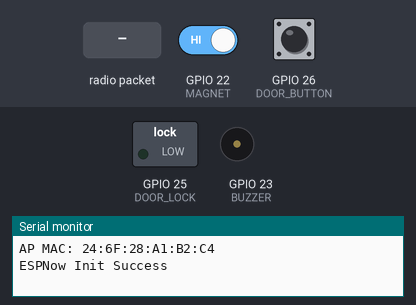
Recording of a sketch running on a simulated ESP32. Parts: switched loads named in the sketch (green lamp = pin HIGH), buzzer (waves = sounding, pin HIGH), the last lines printed to the serial monitor. The test bench sets the inputs (shaded band); at power-on: GPIO 26 (DOOR_BUTTON) LOW, GPIO 22 (MAGNET) HIGH.

Above: at 3.2 s.
3.3 s: GPIO 26 (DOOR_BUTTON) pulled HIGH for 3.2 s
At 3.8 s:
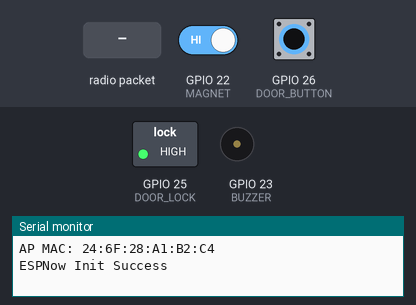
8.8 s: radio packet "OPEN_DOOR" arrives
At 9.3 s:
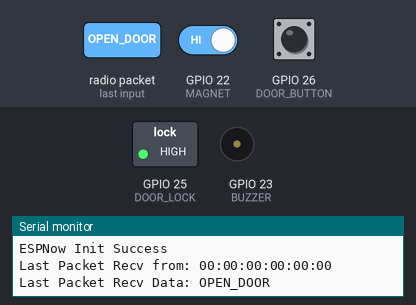
12.3 s: GPIO 22 (MAGNET) driven LOW
At 13.0 s:
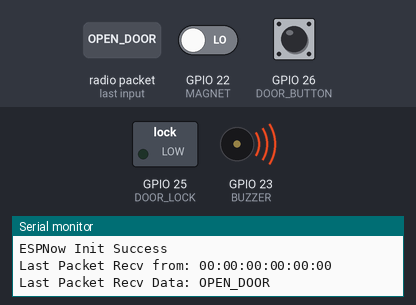
13.8 s: GPIO 26 (DOOR_BUTTON) pulled HIGH for 0.15 s
At 14.2 s:
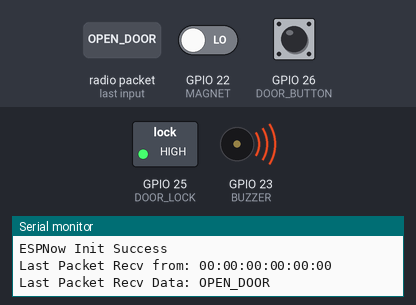
16.9 s: GPIO 26 (DOOR_BUTTON) pulled HIGH for 1 s
At 19.3 s:
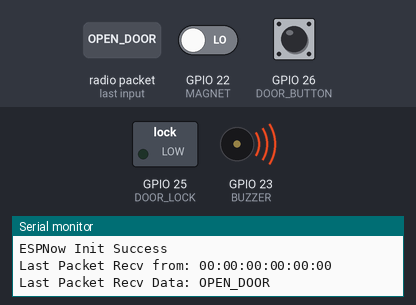
Timing chart, 0 to 20.8 s (numbered marks = the images above; inputs shaded):
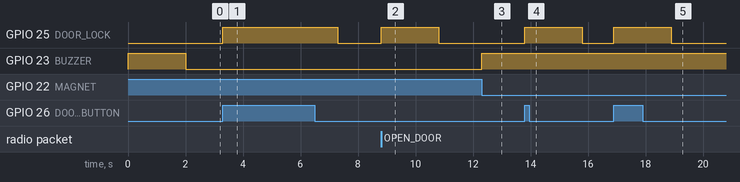

Measured:
- after the input at 3.3 s, GPIO 25 (DOOR_LOCK): LOW → HIGH at once, → LOW 4.0 s later
- after the input at 8.8 s, GPIO 25 (DOOR_LOCK): LOW → HIGH at once, → LOW 2.0 s later
- after the input at 12.3 s, GPIO 23 (BUZZER): LOW → HIGH at once
- after the input at 13.8 s, GPIO 25 (DOOR_LOCK): LOW → HIGH at once, → LOW 2.0 s later
- after the input at 16.9 s, GPIO 25 (DOOR_LOCK): LOW → HIGH at once, → LOW 2.0 s later

The sketch:

Actuator.ino
```cpp
#include <esp_now.h>
#include <WiFi.h>
#include <cstring>

#define CHANNEL 1
#define MAGNET 22
#define BUZZER 23
#define DOOR_LOCK 25
#define DOOR_BUTTON 26

// Init ESP Now with fallback
void InitESPNow() {
  WiFi.disconnect();
  if (esp_now_init() == ESP_OK) {
    Serial.println("ESPNow Init Success");
  }
  else {
    Serial.println("ESPNow Init Failed");
    // Retry InitESPNow, add a counte and then restart?
    // InitESPNow();
    // or Simply Restart
    ESP.restart();
  }
}

// config AP SSID
void configDeviceAP() {
  const char *SSID = "Slave_1";
  bool result = WiFi.softAP(SSID, "Slave_1_Password", CHANNEL, 0);
  if (!result) {
    Serial.println("AP Config failed.");
  } else {
    Serial.println("AP Config Success. Broadcasting with AP: " + String(SSID));
  }
}

void setup() {
  Serial.begin(115200);
  Serial.println("\n\n\n\nStarting Actuators Subsystem.");
  //Set device in AP mode to begin with
  WiFi.mode(WIFI_AP);
  // configure device AP mode
  configDeviceAP();
  // This is the mac address of the Slave in AP Mode
  Serial.print("AP MAC: "); Serial.println(WiFi.softAPmacAddress());
  // Init ESPNow with a fallback logic
  InitESPNow();
  // Once ESPNow is successfully Init, we will register for recv CB to
  // get recv packer info.
  esp_now_register_recv_cb(OnDataRecv);
  // Initialize microcontroller ports
  pinMode(MAGNET, INPUT);
  pinMode(BUZZER, OUTPUT);
  pinMode(DOOR_LOCK, OUTPUT);
  digitalWrite(DOOR_LOCK, LOW);
  pinMode(DOOR_BUTTON, INPUT);
  digitalWrite(BUZZER, HIGH);
  delay(2000);
  digitalWrite(BUZZER, LOW);
}

// callback when data is recv from Master
void OnDataRecv(const uint8_t *mac_addr, const uint8_t *data, int data_len) {
  char macStr[18];
  char msg[data_len + 1];
  memcpy(msg, data, data_len);
  msg[data_len] = '\0';
  snprintf(macStr, sizeof(macStr), "%02x:%02x:%02x:%02x:%02x:%02x",
           mac_addr[0], mac_addr[1], mac_addr[2], mac_addr[3], mac_addr[4], mac_addr[5]);
  Serial.print("Last Packet Recv from: "); Serial.println(macStr);
  Serial.print("Last Packet Recv Data: "); Serial.println(msg);
  Serial.println("");

  if (strcmp(msg, "OPEN_DOOR") == 0) {
    digitalWrite(DOOR_LOCK, HIGH);
    delay(2000);
    digitalWrite(DOOR_LOCK, LOW);
  }
}

void loop() {
  if (digitalRead(DOOR_BUTTON) == HIGH) {
    digitalWrite(DOOR_LOCK, HIGH);
    delay(2000);
    digitalWrite(DOOR_LOCK, LOW);
  }

  if (digitalRead(MAGNET) == LOW) {
    digitalWrite(BUZZER, HIGH);
  } else {
    digitalWrite(BUZZER, LOW);
  }
}
```
